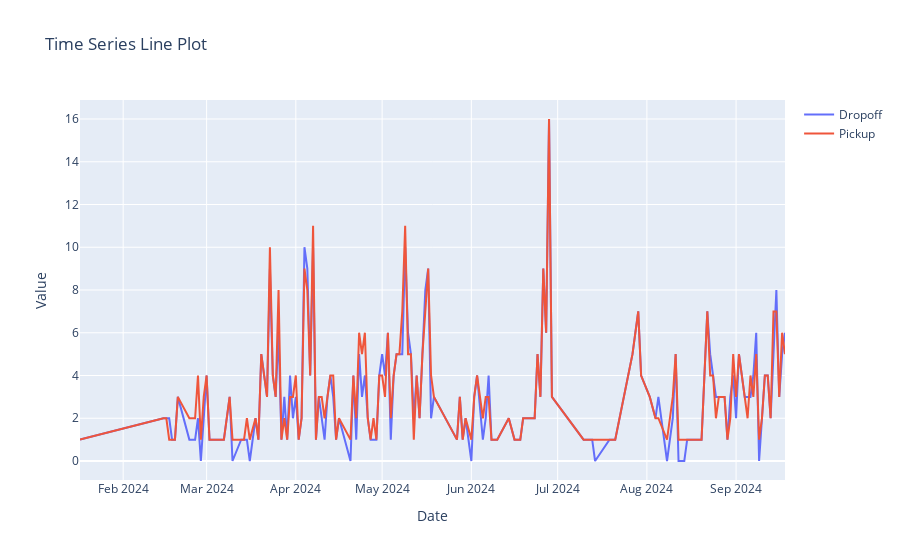

Notebook code for this chart:
### Code cell
fig = go.Figure()
fig.add_trace(go.Scatter(x=sandkrug_df['Days in full_date'], y=sandkrug_df['# of unique dropoff_hub_id'], mode='lines', name='Dropoff'))
fig.add_trace(go.Scatter(x=sandkrug_df['Days in full_date'], y=sandkrug_df['# of unique pickup_hub_id'], mode='lines', name='Pickup'))
fig.update_layout(title='Time Series Line Plot', xaxis_title='Date', yaxis_title='Value')
fig.show()

### Figure 1 — Plotly figure (JSON) as saved in the notebook; plotly's stock layout.template omitted (floating-point values rounded to 4 significant figures; data arrays with more than 128 entries replaced by an {"elided": "..."} marker saying what was removed)
{"data": [{"mode": "lines", "name": "Dropoff", "type": "scatter", "x": {"elided": "151 str values"}, "y": {"elided": "151 int values"}}, {"mode": "lines", "name": "Pickup", "type": "scatter", "x": {"elided": "151 str values"}, "y": {"elided": "151 int values"}}], "layout": {"title": {"text": "Time Series Line Plot"}, "xaxis": {"title": {"text": "Date"}}, "yaxis": {"title": {"text": "Value"}}}}
